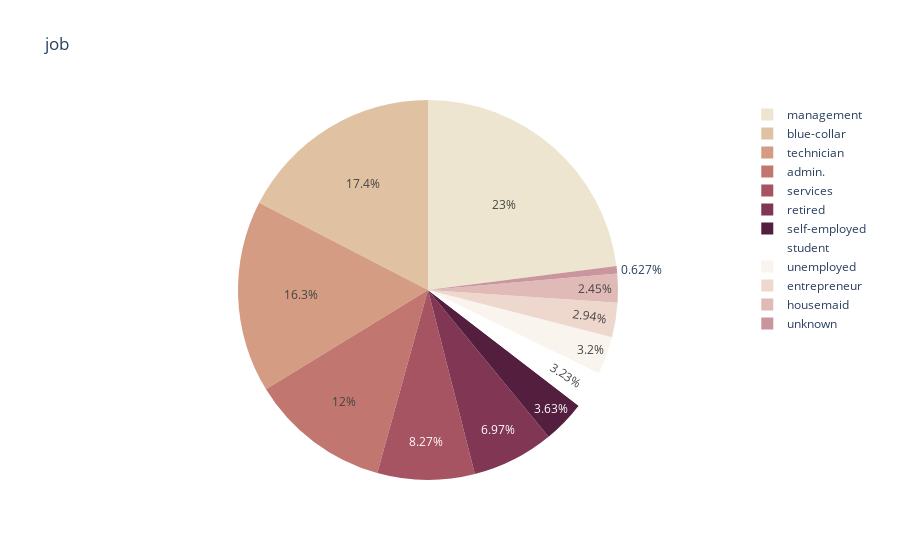

The notebook cell this image was saved under:
### Code cell
px.pie(data, values=np.ones(11162), names='job', title='job',color_discrete_sequence=px.colors.sequential.Brwnyl)

### Figure 1 — Plotly figure (JSON) as saved in the notebook; plotly's stock layout.template omitted (floating-point values rounded to 4 significant figures; data arrays with more than 128 entries replaced by an {"elided": "..."} marker saying what was removed)
{"data": [{"domain": {"x": [0, 1], "y": [0, 1]}, "hovertemplate": "job=%{label}<br>value=%{value}<extra></extra>", "labels": {"elided": "11162 str values"}, "legendgroup": "", "name": "", "showlegend": true, "type": "pie", "values": {"elided": "11162 int values"}}], "layout": {"legend": {"tracegroupgap": 0}, "piecolorway": ["rgb(237, 229, 207)", "rgb(224, 194, 162)", "rgb(211, 156, 131)", "rgb(193, 118, 111)", "rgb(166, 84, 97)", "rgb(129, 55, 83)", "rgb(84, 31, 63)"], "title": {"text": "job"}}}
